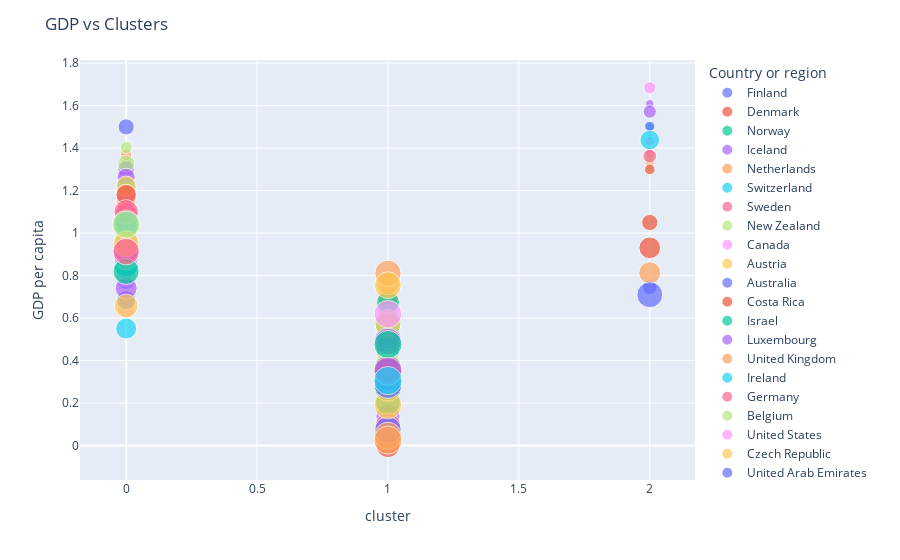

Notebook source saved alongside this figure:
### Code cell
# Plot the relationship between cluster and GDP

fig = px.scatter(happy_df_cluster, x='cluster', y='GDP per capita',
           size='Overall rank', color="Country or region", hover_name="Country or region",
          trendline= "ols")

fig.update_layout(
    title_text='GDP vs Clusters'
)
fig.show()
